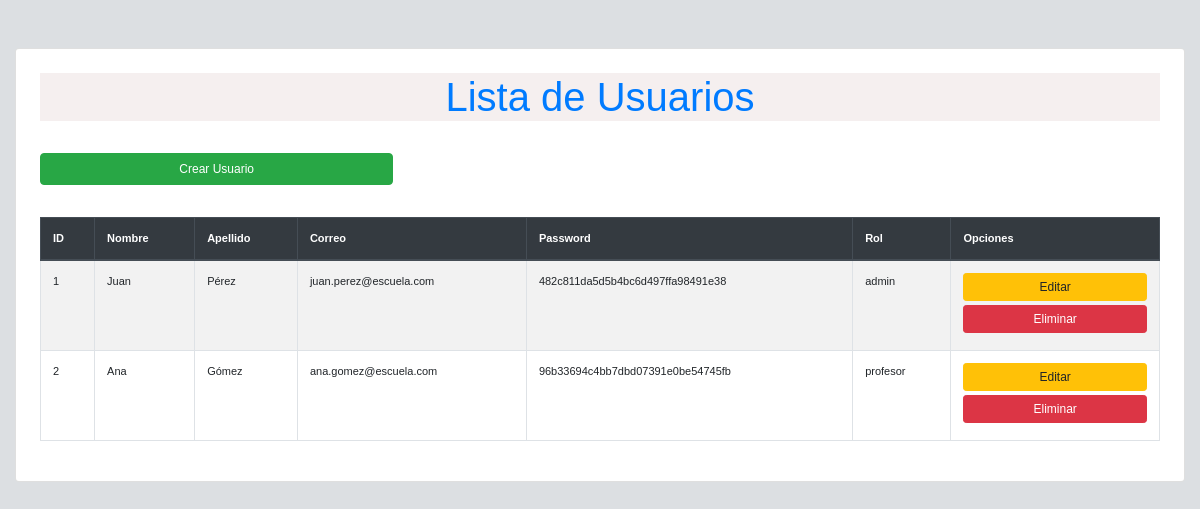
/routers/usuariosRouter.php, run on the app's committed database.
### tables this page shows
CREATE TABLE usuarios (
    id_usuario INT AUTO_INCREMENT PRIMARY KEY,
    nombre VARCHAR(100) NOT NULL,
    apellido VARCHAR(100) NOT NULL,
    correo VARCHAR(100) NOT NULL UNIQUE,
    password VARCHAR(255) NOT NULL,
    id_rol INT NOT NULL,
    FOREIGN KEY (id_rol) REFERENCES roles(id_rol) ON DELETE RESTRICT
);

CREATE TABLE roles (
    id_rol INT AUTO_INCREMENT PRIMARY KEY,
    nombre VARCHAR(50) NOT NULL UNIQUE
);

### controllers/usuarioController.php (called while the page is built, shortened)
<?php
require_once(dirname(__FILE__) . '/../config/conf.php');
require_once(dirname(__FILE__) . '/../models/usuariosModel.php');
class UsuarioController
{
    private $usuario;
    public function __construct()
    {
        $database = new Conexion();
        $this->db = $database->Conectar();
        $this->usuario = new Usuario($this->db);
    }
    public function index()
    {
        $result = $this->usuario->get_usuarios();
        $usuarios = $result->fetchAll(PDO::FETCH_ASSOC);
        include(dirname(__FILE__) . '/../views/usuario/indexUsuario.php');
    }
}
?>

### config/conf.php (called while the page is built, shortened)
<?php
class Conexion {
    private $host = "localhost";
    private $db = "escuela_sv";
    private $user = "root";
    private $pwd = "1234";
    public function Conectar() {
        $this->conn = null;
        try {
            $this->conn = new PDO("mysql:host=" . $this->host . ";dbname=" . $this->db, $this->user, $this->pwd);
            $this->conn->setAttribute(PDO::ATTR_ERRMODE, PDO::ERRMODE_EXCEPTION);
        } catch (PDOException $exec) {
            echo "Error en la conexión: " . $exec->getMessage();
        }
        return $this->conn;
    }
}
?>

### models/usuariosModel.php (called while the page is built, shortened)
<?php
class Usuario
{
    private $conn;
    private $table_name = "usuarios";
    public function __construct($db)
    {
        $this->conn = $db;
    }
    public function get_usuarios()
    {
        $query =  "SELECT usuarios.*, r.nombre AS nombre_rol FROM " . $this->table_name . " usuarios
              JOIN roles r ON usuarios.id_rol = r.id_rol";
        $result = $this->conn->prepare($query);
        $result->execute();
        return $result;
    }
}
?>

### views/usuario/indexUsuario.php (the view, shortened to what this page needs)
<!DOCTYPE html>
<html lang="es">
<head>
    <link rel="stylesheet" href="https://stackpath.bootstrapcdn.com/bootstrap/4.5.2/css/bootstrap.min.css">
    <link rel="stylesheet" href="../views/css/usuarioResponsive.css">
</head>
<body>
<br><br>
    <div class="container-fluid">
        <div class="card m-auto mt-5 p-4">
            <h2 class="text-center">Lista de Usuarios</h2><br>
            <div class="row">
                <div class="col-12 col-md-6 col-lg-4">
                    <a href="../routers/usuariosRouter.php?action=create" class="btn btn-success btn-block mb-3">Crear Usuario</a>
                </div>
            </div>
            <div class="row mt-3">
                <div class="col-12">
                    <div class="table-responsive">
                        <table class="table table-striped table-bordered">
                            <thead class="thead-dark">
                                <tr>
                                    <th scope="col">ID</th>
                                    <th scope="col">Nombre</th>
                                    <th scope="col">Apellido</th>
                                    <th scope="col">Correo</th>
                                    <th scope="col">Password</th>
                                    <th scope="col">Rol</th>
                                    <th scope="col">Opciones</th>
                                </tr>
                            </thead>
                            <tbody>
                                <?php foreach ($usuarios as $usuario) : ?>
                                    <tr>
                                        <td><?= htmlspecialchars($usuario['id_usuario']); ?></td>
                                        <td><?= htmlspecialchars($usuario['nombre']); ?></td>
                                        <td><?= htmlspecialchars($usuario['apellido']); ?></td>
                                        <td><?= htmlspecialchars($usuario['correo']); ?></td>
                                        <td><?= htmlspecialchars($usuario['password']); ?></td>
                                        <td><?= htmlspecialchars($usuario['nombre_rol']); ?></td>
                                        <td>
                                            <a href="../routers/usuariosRouter.php?action=edit&id=<?= $usuario['id_usuario']; ?>" class="btn btn-warning btn-sm mb-1">Editar</a>
                                            <a href="../routers/usuariosRouter.php?action=confirmDelete&id=<?= $usuario['id_usuario']; ?>" class="btn btn-danger btn-sm">Eliminar</a>
                                        </td>
                                    </tr>
                                <?php endforeach; ?>
                            </tbody>
                        </table>
                    </div>
                </div>
            </div>
        </div>
    </div>
</body>
</html>

### views/css/usuarioResponsive.css (style rules this page uses)
body { font-family: Arial, sans-serif; background-color: #dcdfe2; }
h2, h4 { background-color: rgb(245, 239, 239); text-align: center; color: #007bff; }
@media (min-width: 1025px) and (max-width: 1200px) { table th, table td { font-size: 11px; } }
@media (min-width: 1025px) and (max-width: 1200px) { h2 { font-size: 2.5em; } }
@media (min-width: 1025px) and (max-width: 1200px) { .btn { font-size: 12px; width: 100%; margin-bottom: 5px; } }

### data on the page
usuarios: id_usuario "1", nombre "Juan", apellido "Pérez", correo "juan.perez@escuela.com", password "482c811da5d5b4bc6d497ffa98491e38", id_rol.nombre "admin"
usuarios: id_usuario "2", nombre "Ana", apellido "Gómez", correo "ana.gomez@escuela.com", password "96b33694c4bb7dbd07391e0be54745fb", id_rol.nombre "profesor"
